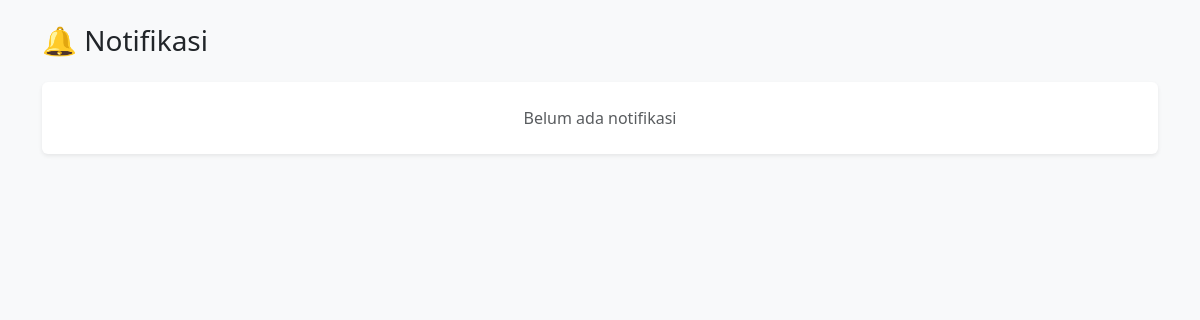
/notifications.php (signed in), run on an earlier commit of the app's database.
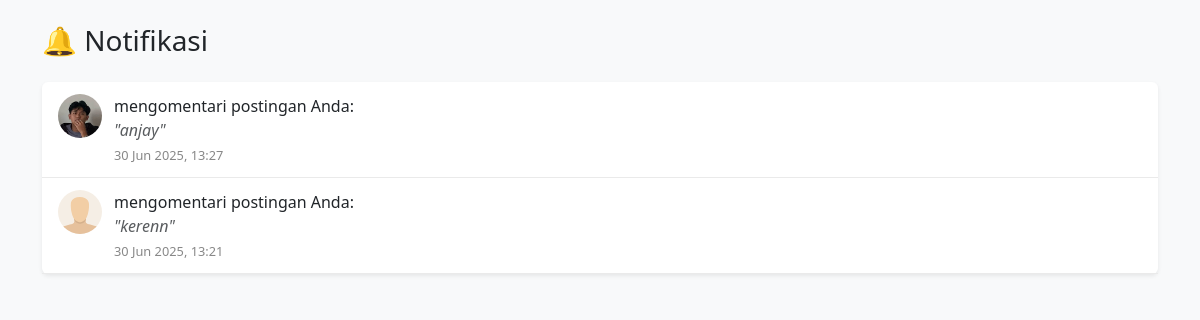
And on a later commit of the database.
### tables this page shows
CREATE TABLE `notifications` (
  `id` int(11) NOT NULL,
  `user_id` int(11) NOT NULL,
  `from_user_id` int(11) NOT NULL,
  `type` enum('comment') NOT NULL,
  `reference_id` int(11) DEFAULT NULL,
  `message` text DEFAULT NULL,
  `is_read` tinyint(1) DEFAULT 0,
  `created_at` datetime DEFAULT current_timestamp(),
  `post_id` int(11) DEFAULT NULL,
  `comment_id` int(11) DEFAULT NULL
);

CREATE TABLE `users` (
  `id` int(11) NOT NULL,
  `name` varchar(100) NOT NULL,
  `username` varchar(50) NOT NULL,
  `email` varchar(100) NOT NULL,
  `photo` varchar(255) DEFAULT NULL,
  `password` varchar(255) NOT NULL,
  `full_name` varchar(100) DEFAULT NULL,
  `profile_picture` varchar(255) DEFAULT NULL,
  `bio` text DEFAULT NULL,
  `created_at` datetime DEFAULT current_timestamp(),
  `birthdate` date DEFAULT NULL,
  `work` varchar(255) DEFAULT NULL,
  `address` varchar(255) DEFAULT NULL,
  `last_active` datetime DEFAULT current_timestamp()
);

CREATE TABLE `comments` (
  `id` int(11) NOT NULL,
  `post_id` int(11) NOT NULL,
  `user_id` int(11) NOT NULL,
  `content` text NOT NULL,
  `created_at` datetime DEFAULT current_timestamp(),
  `edited_at` datetime DEFAULT NULL,
  `photo` varchar(255) DEFAULT NULL,
  `parent_id` int(11) DEFAULT NULL
);

### notifications.php (the view, shortened to what this page needs)
<?php
require_once 'config.php';
$my_id = $_SESSION['user']['id'];
$stmt = $db->prepare("
    SELECT n.*,
           u.full_name AS from_name,
           u.photo AS from_photo,
           c.content AS comment_content,
           c.created_at AS comment_time,
           c.user_id AS commenter_id,
           n.type
    FROM notifications n
    LEFT JOIN users u ON n.from_user_id = u.id
    LEFT JOIN comments c ON n.comment_id = c.id
    WHERE n.user_id = ?
    ORDER BY n.created_at DESC
");
$stmt->execute([$my_id]);
$notifications = $stmt->fetchAll(PDO::FETCH_ASSOC);
?>
<!DOCTYPE html>
<html>
<head>
    <link href="https://cdn.jsdelivr.net/npm/bootstrap@5.3.0/dist/css/bootstrap.min.css" rel="stylesheet">
</head>
<body class="bg-light">
<div class="container py-4">
    <h3 class="mb-4">🔔 Notifikasi</h3>
    <div class="bg-white rounded shadow-sm">
        <?php if (count($notifications) > 0): ?>
            <?php foreach ($notifications as $notif): ?>
                <?php
                    $photo = (!empty($notif['from_photo']) && file_exists("img/uploads/" . $notif['from_photo']))
                        ? "img/uploads/" . $notif['from_photo']
                        : "img/default.svg";
                    $name = htmlspecialchars($notif['from_name']);
                    $time = $notif['comment_time'] ?? $notif['created_at'];
                    $formatted_time = date('d M Y, H:i', strtotime($time));
                    if ($notif['type'] === 'comment') {
                        $content_preview = htmlspecialchars(mb_strimwidth($notif['comment_content'], 0, 80, '...'));
                    } elseif ($notif['type'] === 'like') {
                        $message = "$name menyukai postingan Anda.";
                    } else {
                        $message = "$name melakukan sesuatu pada postingan Anda.";
                    }
                ?>
                <div class="notif-item">
                    <a href="profilevisit.php?id=<?= $notif['from_user_id'] ?>">
                        <img src="<?= $photo ?>" alt="Profil" class="notif-avatar">
                    </a>
                    <div class="notif-content">
                        <div class="text-dark">
                            <?= $notif['type'] === 'comment' ? (
                                '<a href="profilevisit.php?id=' . $notif['from_user_id'] . '" class="fw-semibold text-dark text-decoration-none">'
                                . $name . '</a> mengomentari postingan Anda: <br><a href="timeline.php#post-' . $notif['post_id'] . '" class="text-muted text-decoration-none"><em>"' . $content_preview . '"</em></a>'
                            ) : (
                                '<a href="profilevisit.php?id=' . $notif['from_user_id'] . '" class="fw-semibold text-dark text-decoration-none">'
                                . $name . '</a> menyukai postingan Anda.'
                            ) ?>
                        </div>
                        <div class="notif-time"><?= $formatted_time ?></div>
                    </div>
                </div>
            <?php endforeach; ?>
        <?php else: ?>
            <div class="p-4 text-center text-muted">Belum ada notifikasi</div>
        <?php endif; ?>
    </div>
</div>
</body>
</html>

What changed in the data, as far as the page shows it:
added notifications: users.photo (picture), comment.content "anjay", comment.created_at "30 Jun 2025, 13:27"
added notifications: users.photo (placeholder picture), comment.content "kerenn", comment.created_at "30 Jun 2025, 13:21"
Also different on the page:
text no longer shown: "Belum ada notifikasi"
